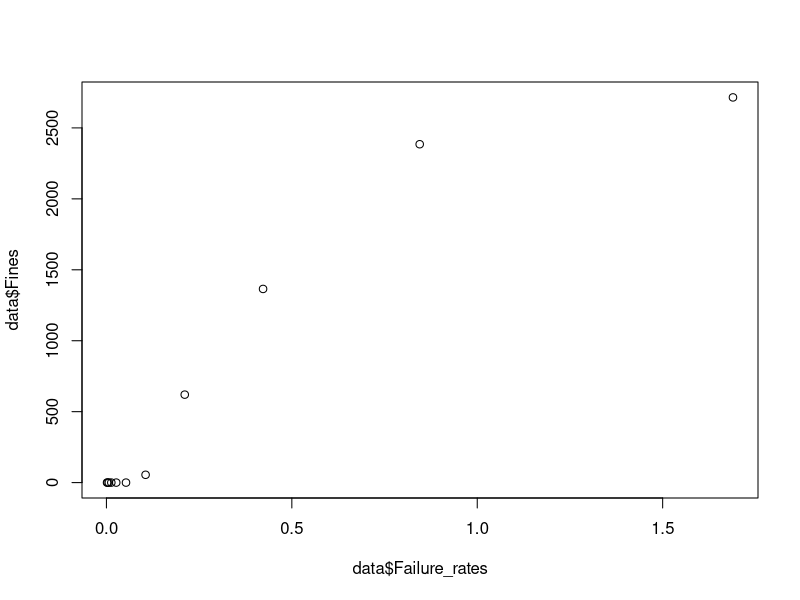

The R script that drew this image:
setwd("C:/Users/20161443/PycharmProjects/pythonProject1")
library(ggplot2)

data = read.csv('output.csv', header = FALSE, col.names = c("Failure_rates", "Fines"))

plot(data$Failure_rates, data$Fines)